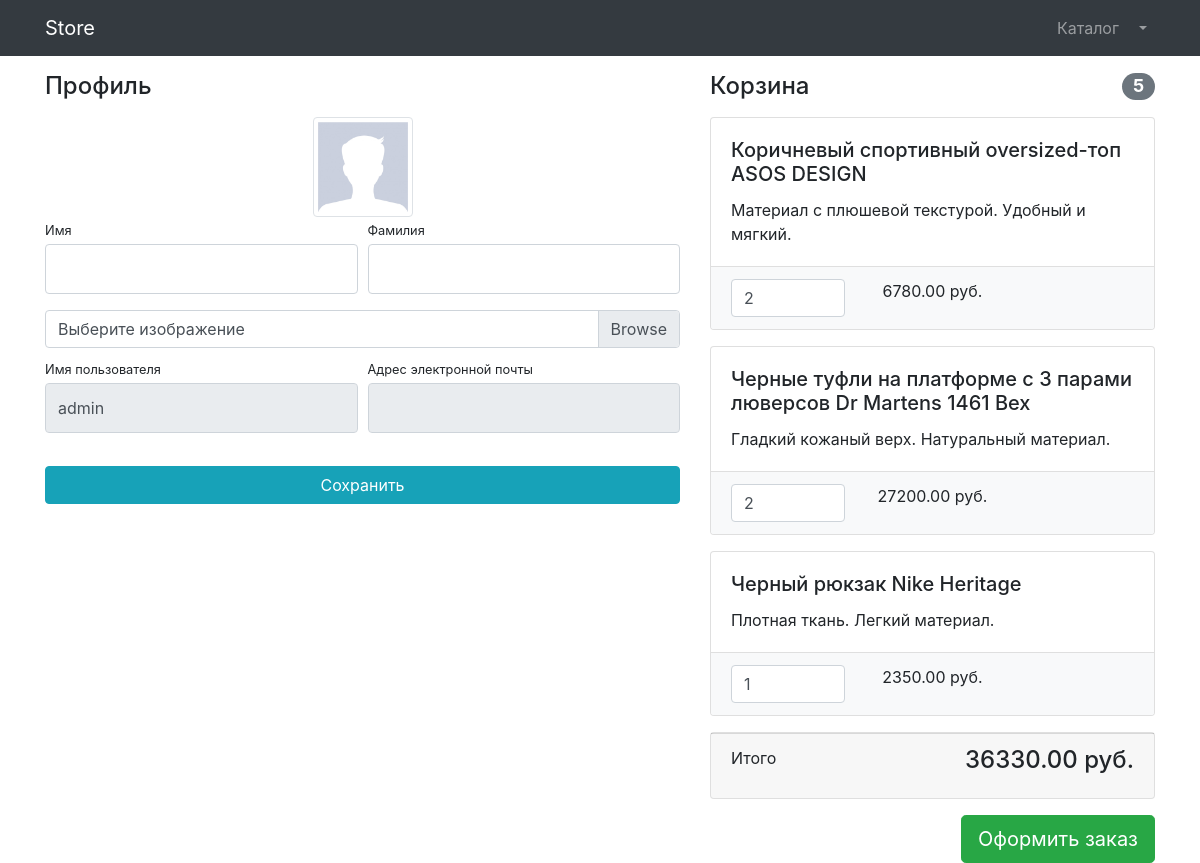
/users/profile/ (signed in), run on the app's committed database.
### users/models.py (models this page shows)
class User(AbstractUser):
    image = models.ImageField(upload_to='user_images', null=True, blank=True)

### products/models.py (models this page shows, shortened)
class Basket(models.Model):
    user = models.ForeignKey(to=User, on_delete=models.CASCADE)
    product = models.ForeignKey(to=Product, on_delete=models.CASCADE)
    quantity = models.PositiveSmallIntegerField(default=0)
    created_timestamp = models.DateTimeField(auto_now_add=True)
    objects = BasketQuerySet.as_manager()
    def sum(self):
        return self.product.price * self.quantity

class Product(models.Model):
    name = models.CharField(max_length=256)
    description = models.TextField()
    price = models.DecimalField(max_digits=8, decimal_places=2)
    quantity = models.PositiveIntegerField(default=0)
    image = models.ImageField(upload_to='products_images')
    category = models.ForeignKey(to=ProductCategory, on_delete=models.CASCADE)
    class Meta:
        verbose_name = "Product"
        verbose_name_plural = "Products"

### users/views.py (the view)
# urls.py: path('profile/', profile, name='profile'),
@login_required
def profile(request):
    if request.method == 'POST':
        form = UserProfileForm(instance=request.user, data=request.POST, files=request.FILES)
        if form.is_valid():
            form.save()
            return HttpResponseRedirect(reverse('users:profile'))
    else:
        form = UserProfileForm(instance=request.user)
    context = {'title': 'Store - Профиль',
               'form': form,
               'baskets': Basket.objects.filter(user=request.user),
               }
    return render(request, 'users/profile.html', context)

### users/forms.py
class UserProfileForm(UserChangeForm):
    first_name = forms.CharField(widget=forms.TextInput(attrs={
        'class': "form-control py-4",}))
    last_name = forms.CharField(widget=forms.TextInput(attrs={
        'class': "form-control py-4",}))
    image = forms.ImageField(widget=forms.FileInput(attrs={
        'class': "custom-file-input"}), required=False)
    username = forms.CharField(widget=forms.TextInput(attrs={
        'class': "form-control py-4", "readonly": True}))
    email = forms.CharField(widget=forms.EmailInput(attrs={
        'class': "form-control py-4", "readonly": True}))
    class Meta:
        model = User
        fields = ('first_name', 'last_name', 'image', 'username', 'email')

### products/models.py (called while the page is built)
    def total_sum(self):
        return sum(basket.sum() for basket in self)

    def total_quantity(self):
        return sum(basket.quantity for basket in self)

### users/templates/users/profile.html (shortened to what this page needs)
{% extends 'products/base.html' %}
{% load static %}
{% block css %}
    <link href="{% static 'vendor/css/profile.css' %}" rel="stylesheet">
{% endblock %}
{% block content %}
    <div class="container">
    <div class="row">
        <div class="col-lg-7">
            <h4 class="mt-3 mb-3">Профиль</h4>
            <div class="col-lg-12 text-center">
                <img width="100" height="100"
                     src="{% if user.image %} {{ user.image.url }} {% else %}{% static 'vendor/img/users/default_avatar.jpg' %}{% endif %}"
                     class="img-thumbnail">
            </div>
            <form action="{% url 'users:profile' %}" method="post" enctype="multipart/form-data">
                <div class="form-row">
                    <div class="col-lg-6">
                        <div class="form-group">
                            <label class="small mb-1" for="{{ form.first_name.id_for_label }}">Имя</label>
                            {{form.first_name}}
                        </div>
                    </div>
                    <div class="col-lg-6">
                        <div class="form-group">
                            <label class="small mb-1" for="{{ form.last_name.id_for_label }}">Фамилия</label>
                            {{form.last_name}}
                        </div>
                    </div>
                </div>
                <div class="form-row mb-2">
                    <div class="col-lg-12">
                        <div class="custom-file">
                            <label class="custom-file-label" for="{{ form.image.id_for_label }}">Выберите изображение</label>
                        </div>
                    </div>
                </div>
                <div class="form-row">
                    <div class="col-lg-6">
                        <label class="small mb-1" for="{{ form.username.id_for_label }}">Имя пользователя</label>
                        {{form.username}}
                    </div>
                    <div class="col-lg-6">
                        <label class="small mb-1" for="{{ form.email.id_for_label }}">Адрес электронной
                            почты</label>
                        {{form.email}}
                    </div>
                </div>
                <div class="form-row">
                    <div class="col-lg-12" style="margin-top: 33px;">
                        <input class="btn btn-info btn-block" type="submit" value="Сохранить">
                    </div>
                </div>
            </form>
        </div>
        <div class="col-lg-5">
            {% include 'products/baskets.html' %}
        </div>
    </div>
</div>
{% endblock %}

### products/templates/products/baskets.html (shortened to what this page needs)
{% if baskets %}
    <h4 class="mt-3 mb-3 d-flex justify-content-between align-items-center mb-3">
                Корзина <span class="badge badge-secondary badge-pill">{{ baskets.total_quantity }}</span>
            </h4>
            {% for basket in baskets %}
                <div class="card mb-3">
                <div class="card-body">
                    <h5 class="card-title">{{ basket.product.name }}</h5>
                    <p class="card-text">{{ basket.product.description }}</p>
                </div>
                <ul class="list-group list-group-flush">
                    <li class="list-group-item bg-light">
                        <div class="row text-center">
                            <div class="col-lg-4">
                                <input name="basketID" type="number" class="form-control"
                                       value="{{ basket.quantity }}" min="0">
                            </div>
                            <div class="col-lg-4">{{ basket.sum}} руб.</div>
                            <div class="col-lg-4">
                            </div>
                        </div>
                    </li>
                </ul>
            </div>
            {% endfor %}
            <div class="card mb-3">
                <div class="card-footer">
                    <p class="float-left">Итого</p>
                    <h4 class="float-right">{{ baskets.total_sum}} руб.</h4>
                </div>
            </div>
            <a class="btn btn-success btn-lg float-right" href="../orders/order-create.html">
                Оформить заказ
            </a>
{% else %}
    <h4 class="mt-3 mb-3 justify-content-between align-items-center mb-3 text-center">
                Корзина пуста
            </h4>
{% endif %}

### data on the page
User: username "admin"
Basket: total_quantity "5", product.name "Коричневый спортивный oversized-топ ASOS DESIGN", product.description "Материал с плюшевой текстурой. Удобный и мягкий.", basketID "2", sum "6780.00", total_sum "36330.00"
Basket: product.name "Черные туфли на платформе с 3 парами люверсов Dr Martens 1461 Bex", product.description "Гладкий кожаный верх. Натуральный материал.", basketID "2", sum "27200.00"
Basket: product.name "Черный рюкзак Nike Heritage", product.description "Плотная ткань. Легкий материал.", basketID "1", sum "2350.00"
